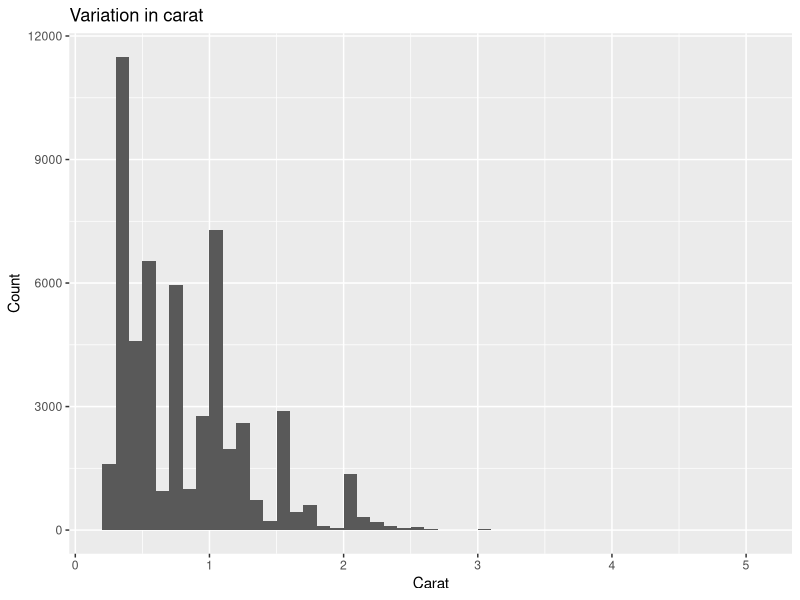
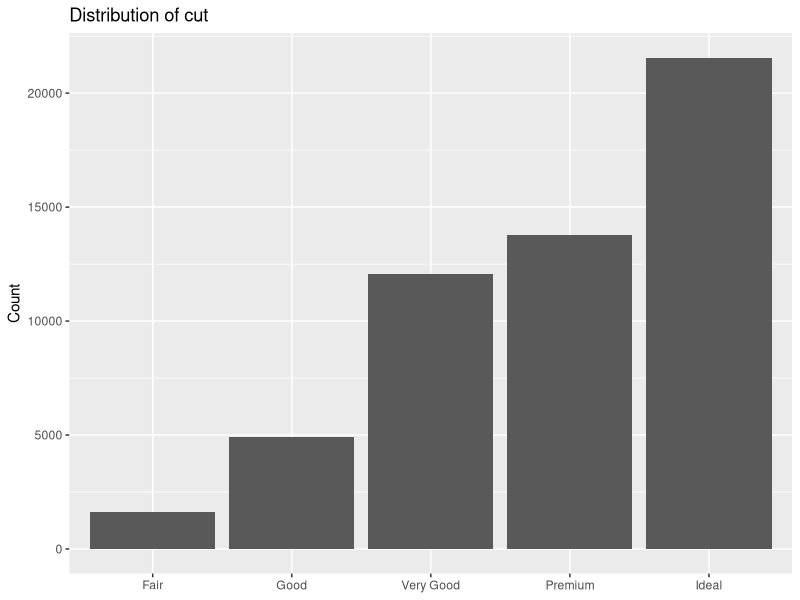
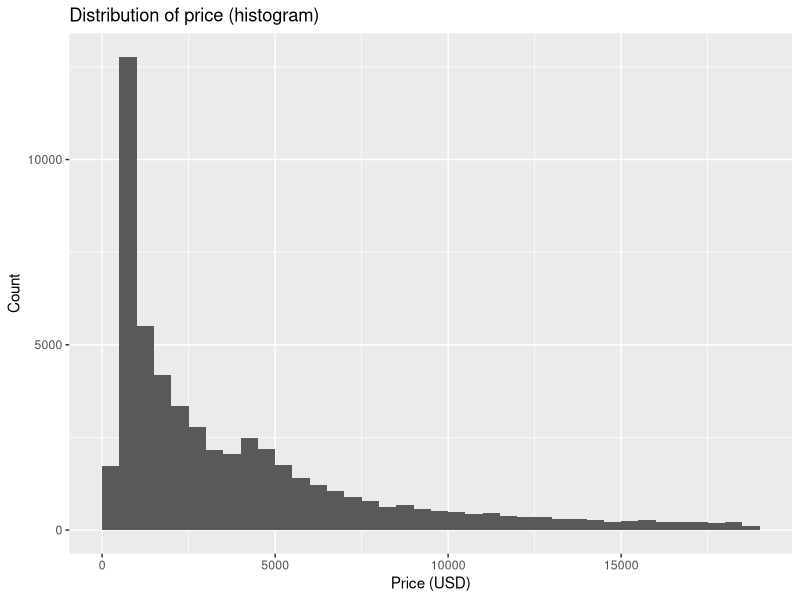
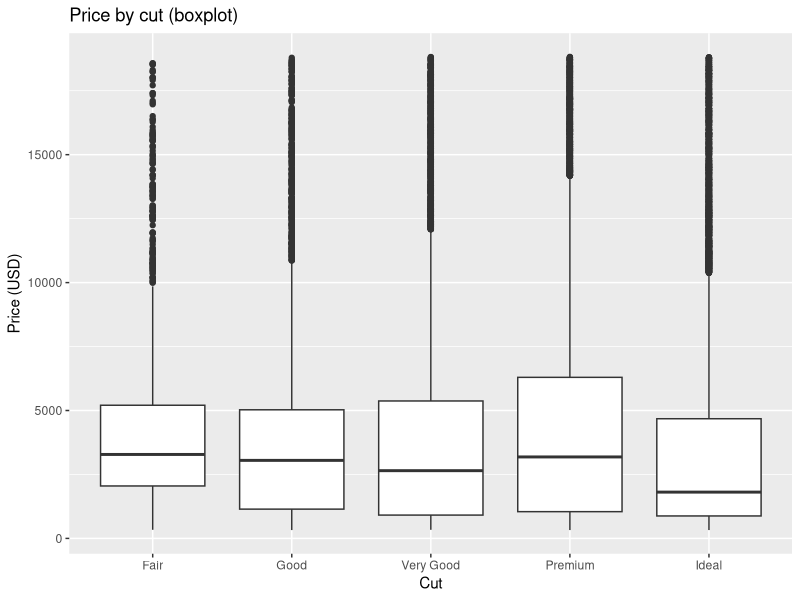
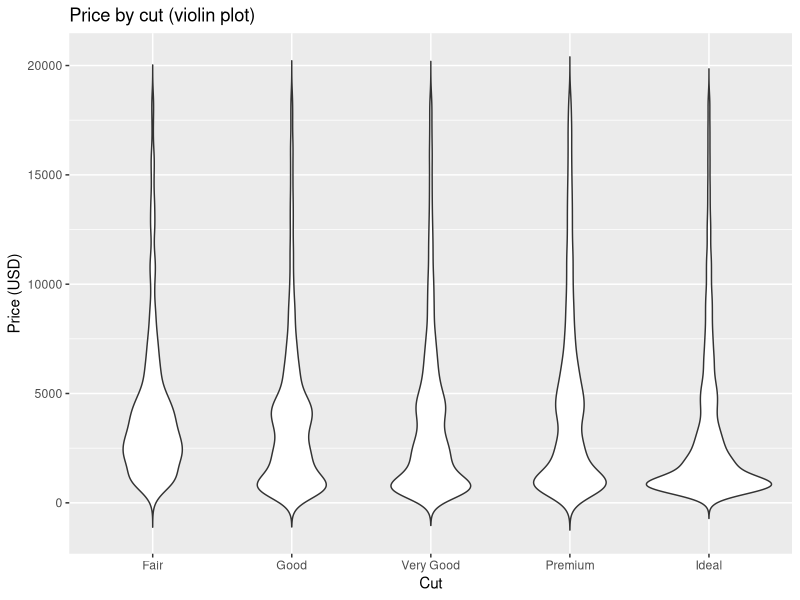
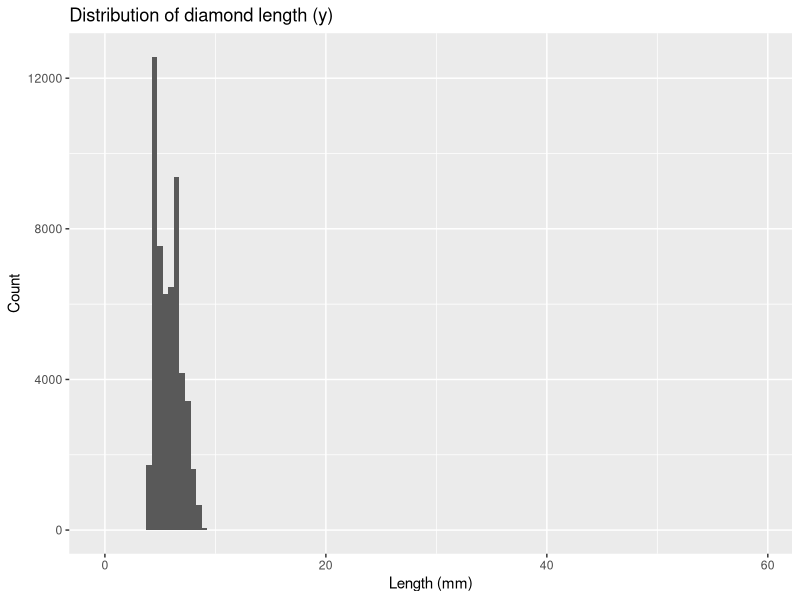
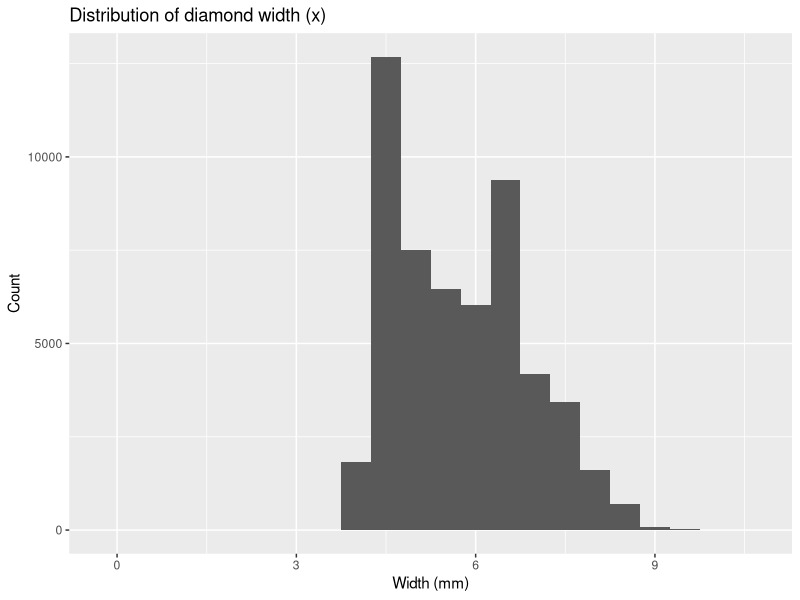
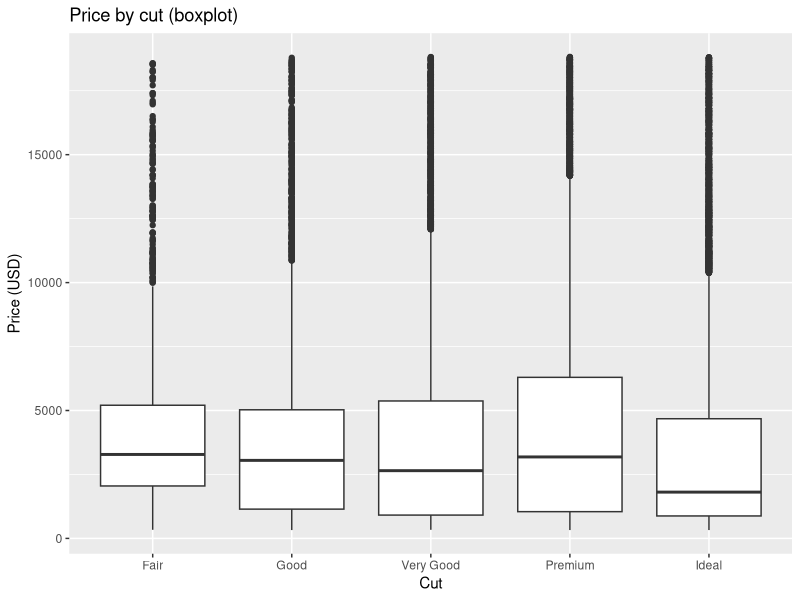

Reproduce these figures in R, in order.
## ---- chunk 1
#| label: fig-eda-flow
#| fig-cap: "Data science workflow from design and collection 
#|    to communication, with feedback loops."
#| echo: false
library(DiagrammeR)

grViz("
digraph {
  graph [layout = dot, rankdir = TB]

  node [shape = box, style = filled, fontname = Helvetica]

  A [label = 'Design & collect', fillcolor = '#FFF3E0', color = '#FF9800', fontcolor = '#E65100']
  B [label = 'Import',           fillcolor = '#FFF3E0', color = '#FF9800', fontcolor = '#E65100']
  C [label = 'Tidy',             fillcolor = '#FFF3E0', color = '#FF9800', fontcolor = '#E65100']
  D [label = 'Transform']
  E [label = 'Visualize',        fillcolor = '#FFF3E0', color = '#FF9800', fontcolor = '#E65100']
  F [label = 'Model',            fillcolor = '#E3F2FD', color = '#2196F3', fontcolor = '#0D47A1']
  G [label = 'Publish']
  H [label = 'Communicate',      fillcolor = '#FFF3E0', color = '#FF9800', fontcolor = '#E65100']

  # main downward flow
  A -> B -> C -> D -> E -> F -> G -> H

  # feedback arrows
  H -> A [style=dashed, color=gray50]
  F -> D [style=dashed, color=gray50]
}
")
## ---- chunk 2
library(tidyverse)
glimpse(diamonds)
## ---- chunk 3
# variation in cut (categorical)
diamonds |>
  count(cut) |>
  mutate(prop = n / sum(n))
## ---- chunk 4
# variation in carat (numeric)
ggplot(diamonds, aes(carat)) +
  geom_histogram(binwidth = 0.1, boundary = 0, closed = "left") +
  labs(title = "Variation in carat", x = "Carat", y = "Count")
## ---- chunk 5
    ggplot(diamonds, aes(cut)) +
      geom_bar() +
      labs(title = "Distribution of cut", x = NULL, y = "Count")
## ---- chunk 6
    ggplot(diamonds, aes(price)) +
      geom_histogram(binwidth = 500, boundary = 0, closed = "left") +
      labs(title = "Distribution of price (histogram)",
           x = "Price (USD)", y = "Count")
## ---- chunk 7
    ggplot(diamonds, aes(x = cut, y = price)) +
      geom_boxplot() +
      labs(title = "Price by cut (boxplot)", x = "Cut", y = "Price (USD)")
## ---- chunk 8
    ggplot(diamonds, aes(x = cut, y = price)) +
      geom_violin(trim = FALSE) +
      labs(title = "Price by cut (violin plot)", x = "Cut", y = "Price (USD)")
## ---- chunk 9
ggplot(diamonds) +
geom_histogram(mapping = aes(x = y), binwidth = 0.5) +
labs(title = "Distribution of diamond length (y)",
x = "Length (mm)", y = "Count")
## ---- chunk 10
unusual <- diamonds %>% 
  filter(y < 3 | y > 20) %>% 
  select(price, x, y, z) %>%
  arrange(y)

unusual
## ---- chunk 11
diamonds2 <- diamonds %>% 
  mutate(y = ifelse(y < 3 | y > 20, NA, y))

diamonds2 |> filter(is.na(y))
## ---- chunk 12
ggplot(diamonds) +
geom_histogram(mapping = aes(x = x), binwidth = 0.5) +
labs(title = "Distribution of diamond width (x)",
x = "Width (mm)", y = "Count")
## ---- chunk 13
ggplot(diamonds, aes(x = cut, y = price)) +
geom_boxplot() +
labs(title = "Price by cut (boxplot)", x = "Cut", y = "Price (USD)")
## ---- chunk 14
ggplot(diamonds, aes(x = carat, y = price)) +
geom_point(alpha = 0.3) +
labs(title = "Price vs. Carat", x = "Carat", y = "Price (USD)")
## ---- chunk 15
ggplot(diamonds, aes(x = cut, y = z)) +
geom_boxplot() +
labs(title = "Depth (z) by cut", x = "Cut", y = "Depth (mm)")
## ---- chunk 16
diamonds %>%
  mutate(size_category = case_when(
    carat < 0.25 ~ "tiny",
    carat < 0.5  ~ "small",
    carat < 1    ~ "medium",
    carat < 1.5  ~ "large",
    TRUE         ~ "huge"
  )) %>%
  select(size_category, carat) %>%
  head()
## ---- chunk 17
# price conditional on cut
ggplot(diamonds, aes(cut, price)) +
  geom_boxplot(outlier.alpha = 0.2) +
  labs(title = "Price distribution by cut", x = NULL, y = "Price (USD)")

# carat vs. price conditional on clarity
set.seed(1)
d_small <- diamonds[sample(nrow(diamonds), 8000), ]
ggplot(d_small, aes(carat, price)) +
  geom_point(alpha = 0.35) +
  facet_wrap(~ clarity) +
  labs(title = "Price vs. carat by clarity",
       x = "Carat", y = "Price (USD)")
